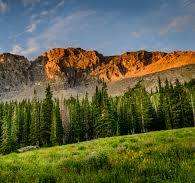
#> input picture nature1.jpg, 195 x 183 px, found by its file name
$ jupyter execute Geometrictransformationandthresholding.ipynb
#> lines starting #> are read from the running program, lines starting #| are printed output that depends on the picture; after the words box and inside, x2 and y2 are one past the last pixel; in counts of white or black regions, pixels touching at a corner belong together
[cell 1]
import cv2
import numpy as np

### Resizing

[cell 2]
image=cv2.imread('..\\nature1.jpg')
#> image is the input picture: shape (183, 195, 3); mean B, G, R 68.1, 98.3, 95
cv2.imshow('Original',image)
cv2.imshow('Reszed Image',cv2.resize(image,(500,500),cv2.INTER_LINEAR))
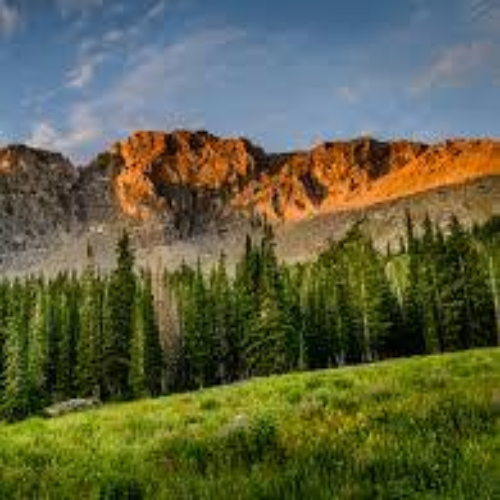
#> window 'Reszed Image': shape (500, 500, 3); mean B, G, R 68, 98.2, 94.9
cv2.waitKey(5000)
cv2.destroyAllWindows()

### Transforming
1. warpAffine  2*3
2. warpPerspective 3*3

[cell 3]
#Shifting Image
pt1=np.array([[1,0,100],[0,1,50]]).astype(np.float32)
cv2.imshow('Image',cv2.warpAffine(image,pt1,(image.shape[0],image.shape[1])))
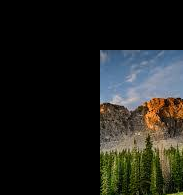
#> window 'Image': shape (195, 183, 3); mean B, G, R 29.3, 33.1, 32.3
cv2.waitKey(3000)
cv2.destroyAllWindows()

[cell 4]
# Rotating Image
pt2=cv2.getRotationMatrix2D((image.shape[0]/2,image.shape[1]/2),90,-1)
cv2.imshow('Image',cv2.warpAffine(image,pt2,(image.shape[0],image.shape[1])))
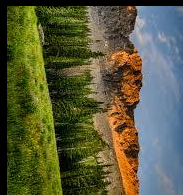
#> window 'Image': shape (195, 183, 3); mean B, G, R 61.4, 91.6, 89.6
cv2.waitKey(3000)
cv2.destroyAllWindows()

[cell 5]
# Affine Transformation
pt3=np.array([[10,20],[20,30],[30,40]]).astype(np.float32)
pt4=np.array([[20,30],[30,40],[40,50]]).astype(np.float32)
pt3=cv2.getAffineTransform(pt3,pt4)
cv2.imshow('Image',cv2.warpAffine(image,pt3,(400,400)))
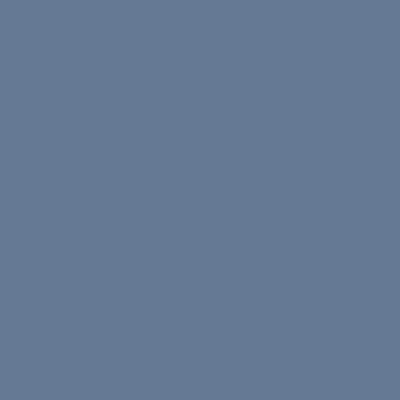
#> window 'Image': shape (400, 400, 3); mean B, G, R 146, 121, 101
cv2.waitKey(3000)
cv2.destroyAllWindows()

### Thresh Holding

[cell 6]
#Simple thresholding
gray=cv2.cvtColor(image,cv2.COLOR_BGR2GRAY)
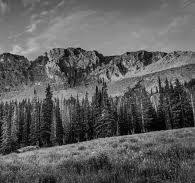
#> gray: shape (183, 195); min 0, max 213, mean 93.9
cv2.imshow('Gray Image',gray)
_,sthresh=cv2.threshold(gray,100,255,cv2.THRESH_BINARY)
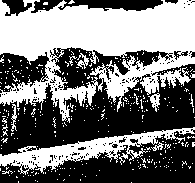
#> sthresh: shape (183, 195); 47.5% white; 329 white regions (321 under 20 px), largest, box (x1, y1, x2, y2) and area: (0, 0, 195, 123) 13039, (0, 127, 195, 175) 2688, (148, 93, 160, 112) 105
cv2.imshow('Binary Image',sthresh)
cv2.waitKey(3000)
cv2.destroyAllWindows()

[cell 7]
#Adaptive Thresholding
adapthreshgaussion=cv2.adaptiveThreshold(gray,255,cv2.ADAPTIVE_THRESH_GAUSSIAN_C,cv2.THRESH_BINARY,11,2)
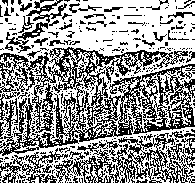
#> adapthreshgaussion: shape (183, 195); 58.8% white; black in thin lines or dots
cv2.imshow('Adaptive Gaussian Thresholding',adapthreshgaussion)
cv2.waitKey(3000)
cv2.destroyAllWindows()

[cell 8]
adapthreshmean=cv2.adaptiveThreshold(gray,255,cv2.ADAPTIVE_THRESH_MEAN_C,cv2.THRESH_BINARY,61,2)
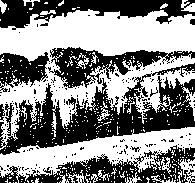
#> adapthreshmean: shape (183, 195); 53.5% white; 202 black regions (191 under 20 px), largest, box (x1, y1, x2, y2) and area: (0, 63, 195, 155) 6722, (0, 0, 195, 30) 2932, (0, 145, 195, 183) 2825
cv2.imshow('Adaptive Mean Thresholding',adapthreshmean)
cv2.waitKey(3000)
cv2.destroyAllWindows()

[cell 9]
#Otsu's Thresholding
_,otsuthresh=cv2.threshold(gray,0,255,cv2.THRESH_BINARY+cv2.THRESH_OTSU)
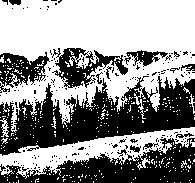
#> otsuthresh: shape (183, 195); 57.2% white; 202 black regions (188 under 20 px), largest, box (x1, y1, x2, y2) and area: (0, 76, 195, 156) 7576, (0, 138, 195, 183) 4247, (52, 48, 128, 88) 1254
cv2.imshow('Otsu Thresholding',otsuthresh)
cv2.waitKey(3000)
cv2.destroyAllWindows()

$ run again, with tiger.jpg copied over nature1.jpg
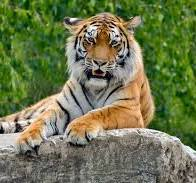
#> input picture tiger.jpg, 196 x 183 px, found by its file name
#> image is the input picture: shape (183, 196, 3); mean B, G, R 79.3, 119.1, 110.4
#> `_,sthresh=cv2.threshold(gray,100,255,cv2.THRESH_BINARY)`:
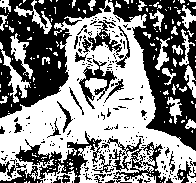
#> sthresh: shape (183, 196); 52.5% white; 229 black regions (200 under 20 px), largest, box (x1, y1, x2, y2) and area: (0, 0, 111, 118) 5839, (108, 0, 196, 151) 5705, (0, 131, 102, 183) 1548
#> adapthreshgaussion: shape (183, 196); 54.7% white; black in thin lines or dots
#> adapthreshmean: shape (183, 196); 49.4% white; 222 white regions (188 under 20 px), largest, box (x1, y1, x2, y2) and area: (0, 0, 196, 183) 10913, (0, 26, 50, 98) 1207, (162, 0, 196, 98) 1142
#> `_,otsuthresh=cv2.threshold(gray,0,255,cv2.THRESH_BINARY+cv2.THRESH_OTSU)`:
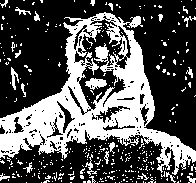
#> otsuthresh: shape (183, 196); 33.8% white; 339 white regions (318 under 20 px), largest, box (x1, y1, x2, y2) and area: (0, 12, 196, 175) 10169, (85, 78, 107, 90) 161, (11, 67, 19, 90) 84

$ run again, with womenhuman.jpg copied over nature1.jpg
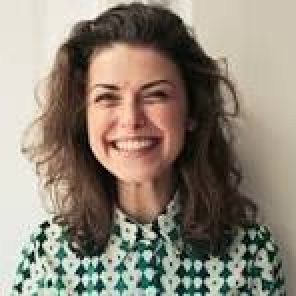
#> input picture womenhuman.jpg, 148 x 148 px, found by its file name (shown 2 times larger)
#> image is the input picture: shape (148, 148, 3); mean B, G, R 119.1, 132.6, 142
#> `_,sthresh=cv2.threshold(gray,100,255,cv2.THRESH_BINARY)`:
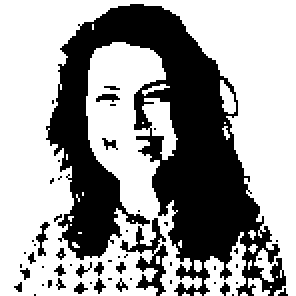
#> sthresh: shape (148, 148) (shown 2 times larger); 62.3% white; 55 black regions (45 under 20 px), largest, box (x1, y1, x2, y2) and area: (23, 2, 143, 148) 7533, (60, 109, 84, 148) 297, (18, 111, 25, 128) 48
#> adapthreshgaussion: shape (148, 148); 66.3% white; black in thin lines or dots
#> adapthreshmean: shape (148, 148); 57.4% white; 50 black regions (40 under 20 px), largest, box (x1, y1, x2, y2) and area: (18, 1, 147, 148) 8244, (57, 109, 84, 148) 365, (36, 130, 53, 148) 151
#> `_,otsuthresh=cv2.threshold(gray,0,255,cv2.THRESH_BINARY+cv2.THRESH_OTSU)`:
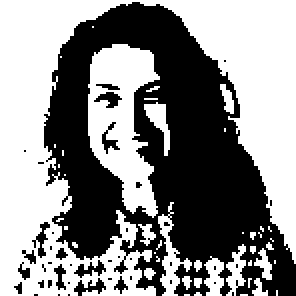
#> otsuthresh: shape (148, 148) (shown 2 times larger); 54.1% white; 42 black regions (30 under 20 px), largest, box (x1, y1, x2, y2) and area: (22, 1, 148, 148) 9513, (37, 139, 53, 148) 64, (37, 130, 53, 139) 62
